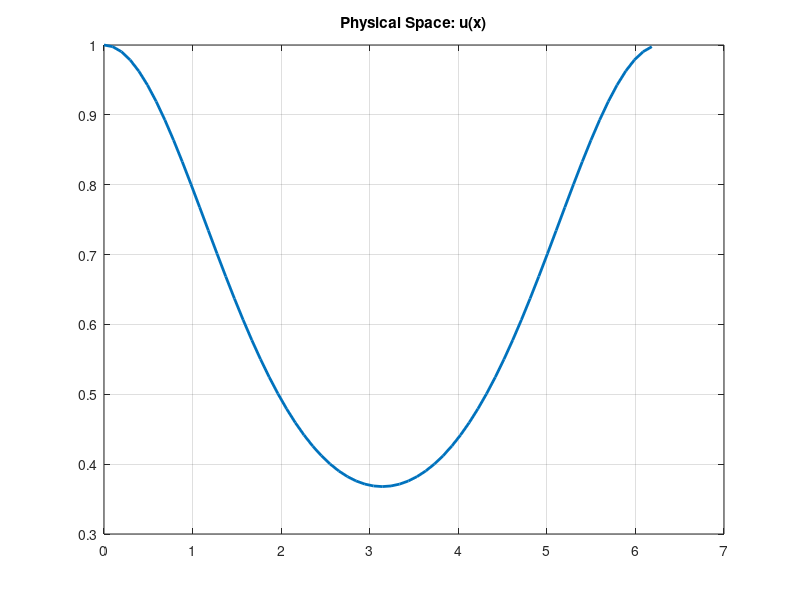
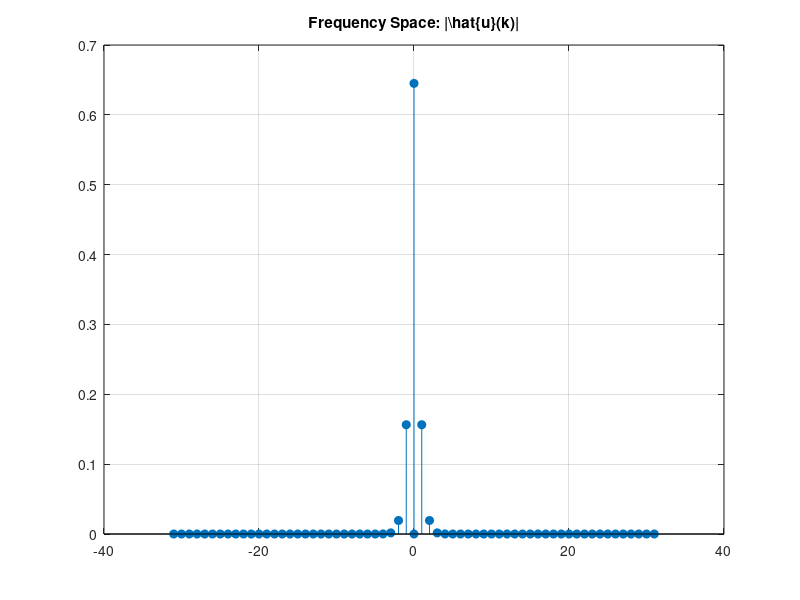

The MATLAB script that drew these images, in order:
%Defining Parameters
L = 2*pi; % sampling points on circle
N = 64; 
dx = L/N;
x = (0:N-1)*dx; 

%Periodic Function
u=exp(-sin(x/2).^2);


%Fourier Transform
u_hat=fft(u);

% 2. Define the correct Wavenumber vector (k)
% This matches the order of fft(u)
k = (2*pi/L) * [0:N/2-1, 0, -N/2+1:-1]';
% []' the quotation mark is for transposing 

% 3. Inverse Transform to get back to physical space
u_recovered = real(ifft(u_hat)); 

% --- VISUALIZATION ---
figure('Position', [100, 100, 1000, 400]);

% Plot 1: Physical Space (The "Function")
figure(1); 
plot(x, u, 'LineWidth', 2);
title('Physical Space: u(x)');
grid on;

% Plot 2: Fourier Space (The "Matrix/Coefficients")
% We use fftshift to put 0 in the middle for easier viewing
figure(2); 
stem(fftshift(k), abs(fftshift(u_hat))/N, 'filled');
title('Frequency Space: |\hat{u}(k)|', 'Interpreter', 'none');
grid on;
